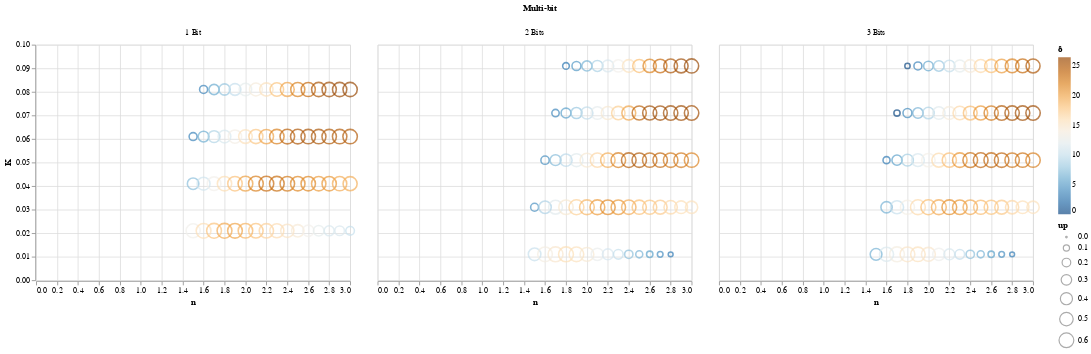

The notebook cell saved with this chart:
### Code cell
# color delta
df_merge
alt.Chart(df_merge).mark_point().encode(
    x='n',
    y='K',
    size='up',
    color=alt.Color('δ', scale=alt.Scale(scheme="blueorange")),
    column = 'Multi-bit'
)

### Figure 1 — Vega-Lite specification as saved in the notebook (floating-point values rounded to 4 significant figures; data arrays with more than 128 entries replaced by an {"elided": "..."} marker saying what was removed)
{"config": {"view": {"continuousWidth": 400, "continuousHeight": 300}}, "data": {"name": "data-96be31b8fb95268eef7dfcb4671fc0f9"}, "mark": "point", "encoding": {"color": {"type": "quantitative", "field": "δ", "scale": {"scheme": "blueorange"}}, "column": {"type": "nominal", "field": "Multi-bit"}, "size": {"type": "quantitative", "field": "up"}, "x": {"type": "quantitative", "field": "n"}, "y": {"type": "quantitative", "field": "K"}}, "$schema": "https://vega.github.io/schema/vega-lite/v4.8.1.json", "datasets": {"data-96be31b8fb95268eef7dfcb4671fc0f9": {"elided": "209 records"}}}
